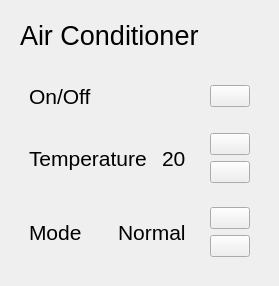
<?xml version='1.0' encoding='UTF-8'?>
<ui version="4.0">
 <class>AcPanel</class>
 <widget class="QWidget" name="ACContainer">
  <layout class="QVBoxLayout" name="verticalLayout_11">
   <item>
    <widget class="QWidget" name="ACHeaderContainer" native="true">
     <property name="sizePolicy">
      <sizepolicy hsizetype="Preferred" vsizetype="Maximum">
       <horstretch>0</horstretch>
       <verstretch>0</verstretch>
      </sizepolicy>
     </property>
     <layout class="QHBoxLayout" name="horizontalLayout_7">
      <item>
       <widget class="QLabel" name="ACLabel">
        <property name="enabled">
         <bool>true</bool>
        </property>
        <property name="font">
         <font>
          <pointsize>20</pointsize>
         </font>
        </property>
        <property name="text">
         <string>Air Conditioner</string>
        </property>
       </widget>
      </item>
     </layout>
    </widget>
   </item>
   <item alignment="Qt::AlignTop">
    <widget class="QWidget" name="ACOptions" native="true">
     <property name="sizePolicy">
      <sizepolicy hsizetype="Preferred" vsizetype="Preferred">
       <horstretch>0</horstretch>
       <verstretch>0</verstretch>
      </sizepolicy>
     </property>
     <property name="styleSheet">
      <string notr="true">#ACOn, #ACTemperature, #ACMode {
	border-radius: 8px;
}

#ACOn:hover, #ACTemperature:hover, #ACMode:hover {
	background-color: #434158;
}
</string>
     </property>
     <layout class="QVBoxLayout" name="verticalLayout_8">
      <item>
       <widget class="QWidget" name="ACOn" native="true">
        <layout class="QHBoxLayout" name="horizontalLayout_13">
         <item>
          <widget class="QLabel" name="ACOnLabel">
           <property name="font">
            <font>
             <pointsize>16</pointsize>
            </font>
           </property>
           <property name="text">
            <string>On/Off</string>
           </property>
          </widget>
         </item>
         <item alignment="Qt::AlignRight">
          <widget class="QPushButton" name="ACOnBtn">
           <property name="cursor">
            <cursorShape>PointingHandCursor</cursorShape>
           </property>
           <property name="text">
            <string />
           </property>
           <property name="icon">
            <iconset>
             <normaloff>:/icons/toggle-off-colored.svg</normaloff>:/icons/toggle-off-colored.svg</iconset>
           </property>
           <property name="iconSize">
            <size>
             <width>48</width>
             <height>48</height>
            </size>
           </property>
           <property name="checkable">
            <bool>true</bool>
           </property>
          </widget>
         </item>
        </layout>
       </widget>
      </item>
      <item>
       <widget class="QFrame" name="ACTemperature">
        <property name="sizePolicy">
         <sizepolicy hsizetype="Preferred" vsizetype="Preferred">
          <horstretch>0</horstretch>
          <verstretch>0</verstretch>
         </sizepolicy>
        </property>
        <property name="styleSheet">
         <string notr="true" />
        </property>
        <layout class="QHBoxLayout" name="horizontalLayout_14">
         <property name="leftMargin">
          <number>9</number>
         </property>
         <property name="topMargin">
          <number>0</number>
         </property>
         <property name="rightMargin">
          <number>0</number>
         </property>
         <property name="bottomMargin">
          <number>0</number>
         </property>
         <item>
          <widget class="QLabel" name="ACTemperatureLabel">
           <property name="font">
            <font>
             <pointsize>16</pointsize>
            </font>
           </property>
           <property name="text">
            <string>Temperature</string>
           </property>
          </widget>
         </item>
         <item alignment="Qt::AlignRight">
          <widget class="QWidget" name="ACTemperatureView" native="true">
           <property name="sizePolicy">
            <sizepolicy hsizetype="Preferred" vsizetype="Preferred">
             <horstretch>0</horstretch>
             <verstretch>0</verstretch>
            </sizepolicy>
           </property>
           <layout class="QHBoxLayout" name="horizontalLayout_15">
            <property name="leftMargin">
             <number>0</number>
            </property>
            <property name="topMargin">
             <number>0</number>
            </property>
            <property name="rightMargin">
             <number>0</number>
            </property>
            <property name="bottomMargin">
             <number>0</number>
            </property>
            <item alignment="Qt::AlignRight">
             <widget class="QWidget" name="ACTemperatureValue" native="true">
              <layout class="QHBoxLayout" name="horizontalLayout_16">
               <item>
                <widget class="QLabel" name="ACTemperatureValueLabel">
                 <property name="font">
                  <font>
                   <pointsize>16</pointsize>
                  </font>
                 </property>
                 <property name="text">
                  <string>20</string>
                 </property>
                </widget>
               </item>
              </layout>
             </widget>
            </item>
            <item alignment="Qt::AlignRight">
             <widget class="QWidget" name="ACTemperatureControls" native="true">
              <layout class="QVBoxLayout" name="verticalLayout_12">
               <item>
                <widget class="QPushButton" name="ACTemperatureUp">
                 <property name="cursor">
                  <cursorShape>PointingHandCursor</cursorShape>
                 </property>
                 <property name="text">
                  <string />
                 </property>
                 <property name="icon">
                  <iconset>
                   <normaloff>:/icons/chevron-up.svg</normaloff>:/icons/chevron-up.svg</iconset>
                 </property>
                 <property name="iconSize">
                  <size>
                   <width>24</width>
                   <height>24</height>
                  </size>
                 </property>
                </widget>
               </item>
               <item>
                <widget class="QPushButton" name="ACTemperatureDown">
                 <property name="cursor">
                  <cursorShape>PointingHandCursor</cursorShape>
                 </property>
                 <property name="text">
                  <string />
                 </property>
                 <property name="icon">
                  <iconset>
                   <normaloff>:/icons/chevron-down.svg</normaloff>:/icons/chevron-down.svg</iconset>
                 </property>
                 <property name="iconSize">
                  <size>
                   <width>24</width>
                   <height>24</height>
                  </size>
                 </property>
                </widget>
               </item>
              </layout>
             </widget>
            </item>
           </layout>
          </widget>
         </item>
        </layout>
       </widget>
      </item>
      <item>
       <widget class="QFrame" name="ACMode">
        <property name="sizePolicy">
         <sizepolicy hsizetype="Preferred" vsizetype="Preferred">
          <horstretch>0</horstretch>
          <verstretch>0</verstretch>
         </sizepolicy>
        </property>
        <property name="styleSheet">
         <string notr="true" />
        </property>
        <layout class="QHBoxLayout" name="horizontalLayout_28">
         <property name="leftMargin">
          <number>9</number>
         </property>
         <property name="topMargin">
          <number>0</number>
         </property>
         <property name="rightMargin">
          <number>0</number>
         </property>
         <property name="bottomMargin">
          <number>0</number>
         </property>
         <item>
          <widget class="QLabel" name="ACModeLabel">
           <property name="font">
            <font>
             <pointsize>16</pointsize>
            </font>
           </property>
           <property name="text">
            <string>Mode</string>
           </property>
          </widget>
         </item>
         <item alignment="Qt::AlignRight">
          <widget class="QWidget" name="ACModeView" native="true">
           <property name="sizePolicy">
            <sizepolicy hsizetype="Preferred" vsizetype="Preferred">
             <horstretch>0</horstretch>
             <verstretch>0</verstretch>
            </sizepolicy>
           </property>
           <layout class="QHBoxLayout" name="horizontalLayout_29">
            <property name="leftMargin">
             <number>0</number>
            </property>
            <property name="topMargin">
             <number>0</number>
            </property>
            <property name="rightMargin">
             <number>0</number>
            </property>
            <property name="bottomMargin">
             <number>0</number>
            </property>
            <item alignment="Qt::AlignRight">
             <widget class="QWidget" name="ACModeValue" native="true">
              <layout class="QHBoxLayout" name="horizontalLayout_30">
               <item>
                <widget class="QLabel" name="ACModeValueLabel">
                 <property name="font">
                  <font>
                   <pointsize>16</pointsize>
                  </font>
                 </property>
                 <property name="text">
                  <string>Normal</string>
                 </property>
                </widget>
               </item>
              </layout>
             </widget>
            </item>
            <item alignment="Qt::AlignRight">
             <widget class="QWidget" name="ACModeControls" native="true">
              <layout class="QVBoxLayout" name="verticalLayout_15">
               <item>
                <widget class="QPushButton" name="ACModeUp">
                 <property name="cursor">
                  <cursorShape>PointingHandCursor</cursorShape>
                 </property>
                 <property name="text">
                  <string />
                 </property>
                 <property name="icon">
                  <iconset>
                   <normaloff>:/icons/chevron-up.svg</normaloff>:/icons/chevron-up.svg</iconset>
                 </property>
                 <property name="iconSize">
                  <size>
                   <width>24</width>
                   <height>24</height>
                  </size>
                 </property>
                </widget>
               </item>
               <item>
                <widget class="QPushButton" name="ACModeDown">
                 <property name="cursor">
                  <cursorShape>PointingHandCursor</cursorShape>
                 </property>
                 <property name="text">
                  <string />
                 </property>
                 <property name="icon">
                  <iconset>
                   <normaloff>:/icons/chevron-down.svg</normaloff>:/icons/chevron-down.svg</iconset>
                 </property>
                 <property name="iconSize">
                  <size>
                   <width>24</width>
                   <height>24</height>
                  </size>
                 </property>
                </widget>
               </item>
              </layout>
             </widget>
            </item>
           </layout>
          </widget>
         </item>
        </layout>
       </widget>
      </item>
     </layout>
    </widget>
   </item>
  </layout>
 </widget>
 <resources />
 <connections />
</ui>
